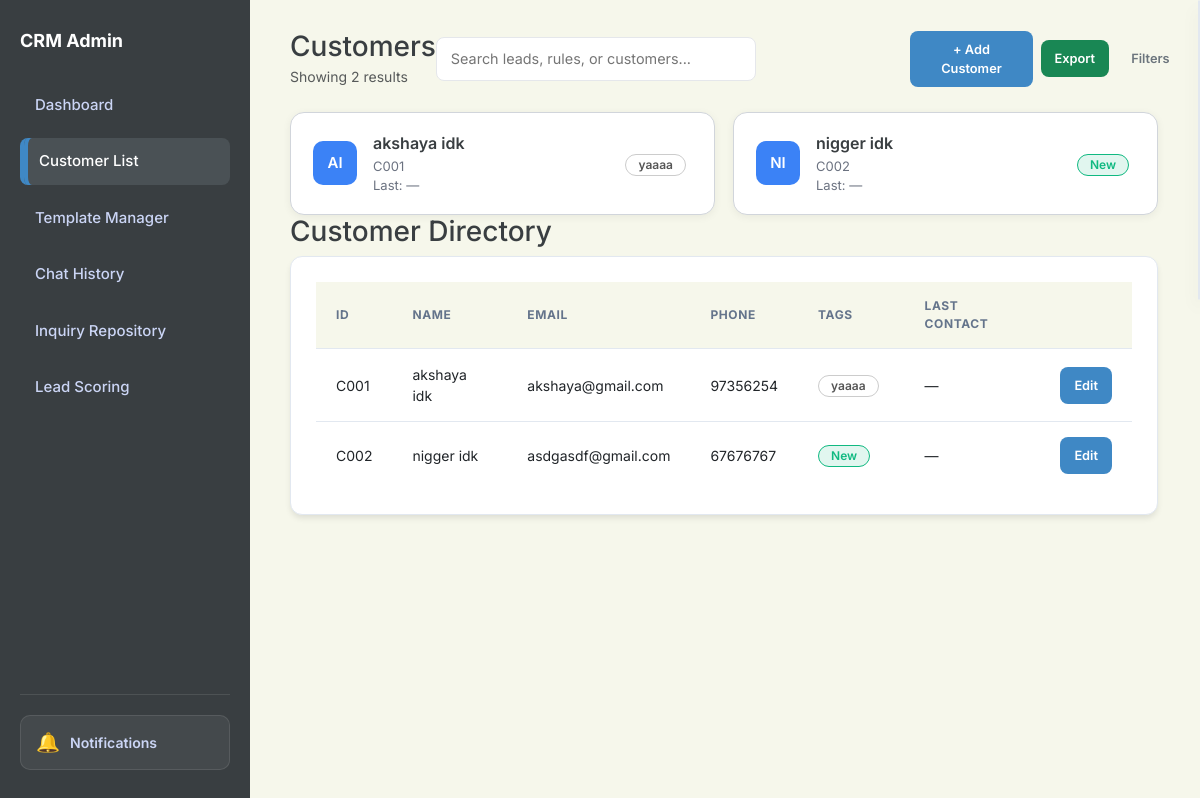
The page /customers on the database as committed earlier.
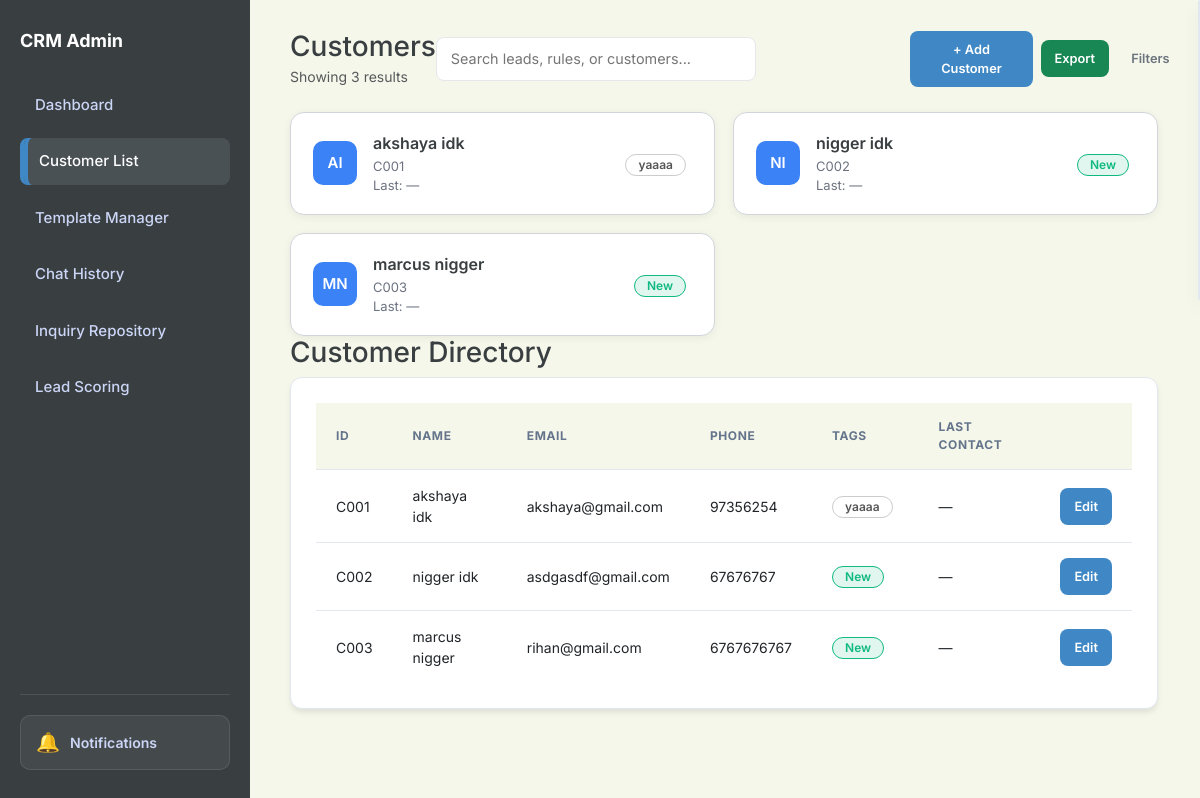
The same page on the database as committed later.
### app.py (models this page shows)
class Customer(db.Model):
    id = db.Column(db.Integer, primary_key=True)
    name = db.Column(db.String(100), nullable=False)
    email = db.Column(db.String(120), unique=True)
    phone = db.Column(db.String(20))
    location = db.Column(db.String(100))
    assigned_staff = db.Column(db.String(100))
    status = db.Column(db.String(50), default="Active")
    tags = db.Column(db.String(200)) # Stored as "VIP,New,Returning"
    notes = db.Column(db.Text)
    last_contact = db.Column(db.String(50))

### app.py (the view)
@app.route('/customers')
def customers():
    tag_colors = {
        'VIP': '#f59e0b',
        'New': '#10b981',
        'Returning': '#3b82f6',
        'Hot Lead': '#ef4444',
        'Cold Lead': '#6b7280',
        'Premium': '#8b5cf6',
        'Enterprise': '#ec4899'
    }
    all_customers_for_tags = Customer.query.all()
    tags_inventory = {}
    for c in all_customers_for_tags:
        if c.tags:
            for tag in c.tags.split(','):
                tag = tag.strip()
                if tag and tag not in tags_inventory:
                    tags_inventory[tag] = tag_colors.get(tag, '#94a3b8')
    selected_tags = request.args.getlist('tags')
    last_contact_filter = request.args.get('last_contact', '')
    page = request.args.get('page', 1, type=int)
    per_page = 12
    query = Customer.query
    if selected_tags:
        tag_filters = []
        for tag in selected_tags:
            tag_filters.append(Customer.tags.like(f'%{tag}%'))
        query = query.filter(or_(*tag_filters))
    if last_contact_filter:
        query = query.filter(Customer.last_contact == last_contact_filter)
    pagination = query.paginate(page=page, per_page=per_page, error_out=False)
    customers_list = pagination.items
    all_customers = Customer.query.all()
    return render_template(
        'customer-list.html',
        customers=customers_list,
        pagination=pagination,
        tags_inventory=tags_inventory,
        tag_colors=tag_colors,
        selected_tags=selected_tags,
        last_contact_filter=last_contact_filter,
        all_customers=all_customers
    )

### app.py (called while the page is built)
@app.context_processor
def inject_search_data():
    customers = Customer.query.all()
    inquiries = Inquiry.query.all()
    rules = Rule.query.all()
    templates = AutoReplyTemplate.query.all()
    faqs = FAQ.query.all()
    search_seed = []
    for c in customers:
        search_seed.append({"display": c.name, "category": "Customer", "page": "/customers"})
    for i in inquiries:
        search_seed.append({"display": f"Inquiry: {i.customer}", "category": "Inquiry", "page": f"/inquiry/{i.id}"})
    for r in rules:
        search_seed.append({"display": r.name, "category": "Rule", "page": "/scoring"})
    for t in templates:
        search_seed.append({"display": t.title, "category": "Template", "page": "/templates-manager"})
    for f in faqs:
        search_seed.append({"display": f.question, "category": "FAQ", "page": "/templates-manager"})
    return dict(search_seed=search_seed)

### templates/customer-list.html (shortened to what this page needs)
<!DOCTYPE html>
<html lang="en">
<head>
    <link href="https://cdn.jsdelivr.net/npm/bootstrap@5.3.0/dist/css/bootstrap.min.css" rel="stylesheet">
    <link rel="stylesheet" href="{{ url_for('static', filename='style.css') }}">
</head>
<body id="page-customers">
    <aside class="sidebar">
        <h2>CRM Admin</h2>
        <a href="/dashboard" class="nav-link nav-dashboard">Dashboard</a>
        <a href="/customers" class="nav-link nav-customers active">Customer List</a>
        <a href="/templates-manager" class="nav-link nav-templates">Template Manager</a>
        <a href="/history" class="nav-link nav-history">Chat History</a>
        <a href="/repository" class="nav-link nav-repository">Inquiry Repository</a>
        <a href="/scoring" class="nav-link nav-scoring">Lead Scoring</a>
    </aside>
    <main class="main">
        <div class="d-flex justify-content-between align-items-center mb-4">
            <div>
                <h1 class="h3 mb-0">Customers</h1>
                <small class="text-muted">
                    Showing {{ pagination.total }} results
                </small>
            </div>
            <div class="d-flex gap-2 align-items-center">
                <div class="search-container position-relative">
                    <input id="taskbarSearch" class="taskbar-search" autocomplete="off"
                        placeholder="Search leads, rules, or customers...">
                </div>
                <button class="btn btn-primary btn-sm" data-bs-toggle="modal" data-bs-target="#addCustomerModal">
                    + Add Customer
                </button>
                <a href="{{ url_for('export_customers') }}" class="btn btn-success btn-sm">
                    Export
                </a>
                <button class="btn btn-outline-secondary btn-sm" data-bs-toggle="modal" data-bs-target="#filterModal">
                    Filters
                </button>
            </div>
        </div>
        <div class="customer-grid">
            {% for c in customers %}
            <a href="{{ url_for('customer_profile', id=c.id) }}" class="card-link">
                <div class="customer-card">
                    <div class="customer-left">
                        {% set parts = c.name.strip().split() %}
                        <div class="avatar-circle">
                            {{ parts[0][0]|upper }}{% if parts|length > 1 %}{{ parts[-1][0]|upper }}{% endif %}
                        </div>
                        <div class="customer-info">
                            <div class="customer-name">{{ c.name }}</div>
                            <div class="customer-id">C{{ "%03d"|format(c.id) }}</div>
                            <div class="customer-last">Last: {{ c.last_contact or "—" }}</div>
                        </div>
                    </div>
                    <div class="customer-tag">
                        {% if c.tags %}
                        {% set tag_list = c.tags.split(',') | map('trim') | reject('equalto','') | list %}
                        {% if tag_list %}
                        {% set first_tag = tag_list[0] %}
                        <span class="tag" style="background: {{ tag_colors.get(first_tag, '#ccc') }}20;
                             color: {{ tag_colors.get(first_tag, '#555') }};
                             border: 1px solid {{ tag_colors.get(first_tag, '#ccc') }};">
                            {{ first_tag }}
                        </span>
                        {% endif %}
                        {% endif %}
                    </div>
                </div>
            </a>
            {% endfor %}
        </div>
        <h3 class="section-title">Customer Directory</h3>
        <div class="card">
            <table>
                <thead>
                    <tr>
                        <th>ID</th>
                        <th>Name</th>
                        <th>Email</th>
                        <th>Phone</th>
                        <th>Tags</th>
                        <th>Last Contact</th>
                        <th></th>
                    </tr>
                </thead>
                <tbody>
                    {% for c in all_customers %}
                    <tr>
                        <td>C{{ "%03d"|format(c.id) }}</td>
                        <td>{{ c.name }}</td>
                        <td>{{ c.email }}</td>
                        <td>{{ c.phone }}</td>
                        <td>
                            {% if c.tags %}
                            {% for tag in c.tags.split(',') %}
                            <span class="tag" style="background: {{ tag_colors.get(tag, '#ccc') }}20;
               color: {{ tag_colors.get(tag, '#555') }};
               border:1px solid {{ tag_colors.get(tag, '#ccc') }};">
                                {{ tag }}
                            </span>
                            {% endfor %}
                            {% endif %}
                        </td>
                        <td>{{ c.last_contact or "—" }}</td>
                        <td>
                            <a href="/customer/{{ c.id }}/edit" class="btn btn-blue btn-sm">Edit</a>
                        </td>
                    </tr>
                    {% endfor %}
                </tbody>
            </table>
        </div>
    </main>
</body>
</html>

### static/style.css (style rules this page uses)
:root { --blue: #3F88C5; --red: #E94F37; --green: #44BBA4; --gray: #64748b; --slate-900: #393E41; --slate-800: #4a5155; --border-radius: 12px; --bg-light: #F6F7EB; }
* { box-sizing: border-box; font-family: 'Inter', -apple-system, sans-serif; }
body { margin: 0; display: flex; background-color: var(--bg-light); color: var(--slate-900); height: 100vh; overflow: hidden; font-size: 16px; -webkit-font-smoothing: antialiased; }
.main { overflow-y: auto; overflow-x: visible !important; }
.sidebar { width: 250px; background: var(--slate-900); color: #fff; min-height: 100vh; padding: 30px 20px; flex-shrink: 0; }
.sidebar h2 { font-size: 18px; margin-bottom: 30px; font-weight: 700; color: #fff; }
.nav-link { display: block; padding: 12px 15px; color: #cbd5f5; text-decoration: none; border-radius: 8px; margin-bottom: 10px; font-size: 15px; font-weight: 500; transition: 0.2s; }
.nav-link:hover, .nav-link.active { background: var(--slate-800); color: #fff; box-shadow: inset 4px 0 0 #3F88C5; }
.main { flex: 1; padding: 30px 40px; overflow-y: auto; max-width: 1600px; margin: 0 auto; width: 100%; }
.card { background: white; padding: 25px; border-radius: var(--border-radius); box-shadow: 0 4px 6px -1px rgba(0, 0, 0, 0.1); border: 1px solid #e2e8f0; margin-bottom: 25px; }
table { width: 100%; border-collapse: collapse; }
th { text-align: left; padding: 15px 20px; background: var(--bg-light); color: var(--gray); font-size: 12px; text-transform: uppercase; letter-spacing: 0.05em; }
td { padding: 15px 20px; border-top: 1px solid #e2e8f0; font-size: 14px; }
.customer-grid { display: grid; grid-template-columns: repeat(auto-fill, minmax(420px, 1fr)); gap: 18px; margin-top: 20px; }
.card-link { text-decoration: none; color: inherit; }
.customer-card { display: flex; justify-content: space-between; align-items: center; background: #ffffff; border: 1px solid #d1d5db; border-radius: 14px; box-shadow: 0 2px 8px rgba(0, 0, 0, 0.06); padding: 18px 22px; transition: 0.2s ease; }
.customer-left { display: flex; align-items: center; gap: 16px; }
.avatar-circle { width: 44px; height: 44px; border-radius: 10px; background: #3b82f6; color: white; font-weight: 600; font-size: 15px; display: flex; align-items: center; justify-content: center; }
.customer-name { font-weight: 600; font-size: 16px; }
.customer-id { font-size: 13px; color: #6b7280; margin-top: 2px; }
.customer-last { font-size: 13px; color: #6b7280; }
.taskbar-search { width: 320px; padding: 10px 14px; border-radius: 8px; border: 1px solid #e5e7eb; }
.tag { display: inline-flex; align-items: center; padding: 4px 12px; border-radius: 999px; font-size: 12px; font-weight: 600; margin-right: 6px; white-space: nowrap; line-height: 1; }
input, textarea, select { width: 100%; padding: 10px; border: 1px solid #e2e8f0; border-radius: 6px; font-size: 0.9rem; outline: none; }
.btn { padding: 8px 14px; border: none; border-radius: 6px; cursor: pointer; font-size: 0.8rem; font-weight: 600; transition: 0.2s; text-decoration: none; display: inline-block; }
.btn-blue, .btn-primary { background: var(--blue); color: white; }
.btn { border-radius: 8px; padding: 9px 14px; font-weight: 600; }
.btn-blue { background: var(--blue); color: #fff; }
.sidebar { z-index: 1; }
#page-dashboard .nav-dashboard, #page-customers .nav-customers, #page-history .nav-history, #page-repository .nav-repository, #page-templates .nav-templates, #page-scoring .nav-scoring { background: var(--slate-800); color: #fff; border-left: 4px solid var(--blue); }
.search-container { width: 500px; display: flex; position: relative; }
.sidebar { display: flex; flex-direction: column; }

Rows that differ between the two databases and show on the page:
added Customer: parts "M", parts "N", name "marcus nigger", id "003", last_contact "—", tags "New", email "rihan@gmail.com", phone "6767676767"
Other text that changed with them:
{{ pagination.total }}: "2" → "3"
